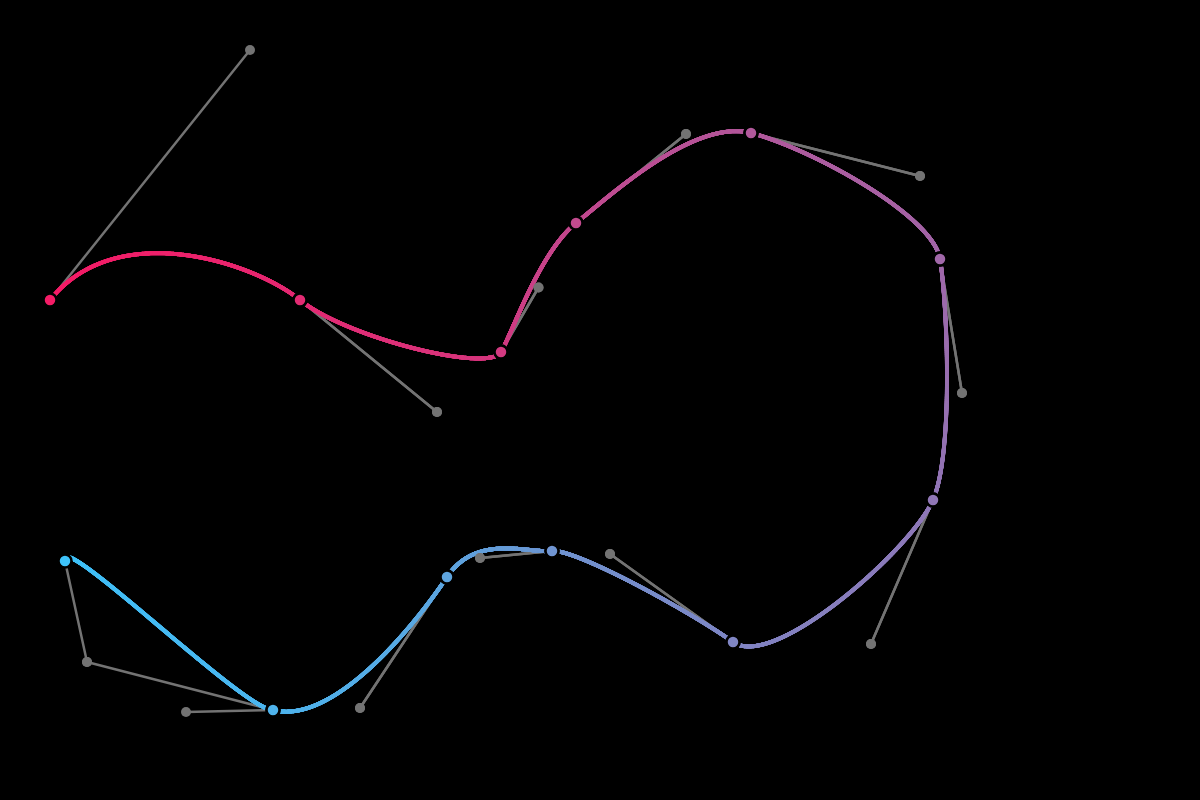
Frame 1 (no input)
Frame 60 (no input): identical to frame 1, image omitted
Frame 120 (the mouse pressed at the canvas centre since frame 60): identical to frame 1, image omitted

The p5.js sketch that drew this single still picture (run headless with seeded random() and noise() and a simulated clock; from frame 60 on, the mouse is pressed at the canvas centre):

// p5.js sketch
// ── sketch.js
//Hermite Spline
//Miguel Rodríguez
//27-3-2025

p5.disableFriendlyErrors = true
const WIDTH = 1200
const HEIGHT = 800
let col0, col1, col2, col3;
let u = 1
let draggingPoint = null;
let draggingPointIndex = null

let curves = []

//p0 is p0
//p1 is v0
//v0 is v0
//v1 is v1
function setup(){
    createCanvas(WIDTH, HEIGHT)
    col0 = color("#F41C66") 
    col1 = color("#FFDA85")
    col2 = color("#06d6a0")
    col3 = color("#3EC3FA")
    data = [
        {
            "p0": {
                "isPInst": true,
                "x": 50,
                "y": 300,
                "z": 0
            },
            "p1": {
                "isPInst": true,
                "x": 100,
                "y": 50,
                "z": 0
            },
            "p2": {
                "isPInst": true,
                "x": 250,
                "y": 50,
                "z": 0
            },
            "p3": {
                "isPInst": true,
                "x": 300,
                "y": 300,
                "z": 0
            },
            "i": 0
        },
        {
            "p0": {
                "isPInst": true,
                "x": 300,
                "y": 300,
                "z": 0
            },
            "p1": {
                "isPInst": true,
                "x": 325,
                "y": 425,
                "z": 0
            },
            "p2": {
                "isPInst": true,
                "x": 437,
                "y": 412,
                "z": 0
            },
            "p3": {
                "isPInst": true,
                "x": 501,
                "y": 352,
                "z": 0
            },
            "i": 1
        },
        {
            "p0": {
                "isPInst": true,
                "x": 501,
                "y": 352,
                "z": 0
            },
            "p1": {
                "isPInst": true,
                "x": 533,
                "y": 322,
                "z": 0
            },
            "p2": {
                "isPInst": true,
                "x": 538.5,
                "y": 287.5,
                "z": 0
            },
            "p3": {
                "isPInst": true,
                "x": 576,
                "y": 223,
                "z": 0
            },
            "i": 2
        },
        {
            "p0": {
                "isPInst": true,
                "x": 576,
                "y": 223,
                "z": 0
            },
            "p1": {
                "isPInst": true,
                "x": 594.75,
                "y": 190.75,
                "z": 0
            },
            "p2": {
                "isPInst": true,
                "x": 686,
                "y": 134,
                "z": 0
            },
            "p3": {
                "isPInst": true,
                "x": 751,
                "y": 133,
                "z": 0
            },
            "i": 3
        },
        {
            "p0": {
                "isPInst": true,
                "x": 751,
                "y": 133,
                "z": 0
            },
            "p1": {
                "isPInst": true,
                "x": 816,
                "y": 132,
                "z": 0
            },
            "p2": {
                "isPInst": true,
                "x": 920,
                "y": 176,
                "z": 0
            },
            "p3": {
                "isPInst": true,
                "x": 940,
                "y": 259,
                "z": 0
            },
            "i": 4
        },
        {
            "p0": {
                "isPInst": true,
                "x": 940,
                "y": 259,
                "z": 0
            },
            "p1": {
                "isPInst": true,
                "x": 960,
                "y": 342,
                "z": 0
            },
            "p2": {
                "isPInst": true,
                "x": 962,
                "y": 393,
                "z": 0
            },
            "p3": {
                "isPInst": true,
                "x": 933,
                "y": 500,
                "z": 0
            },
            "i": 5
        },
        {
            "p0": {
                "isPInst": true,
                "x": 933,
                "y": 500,
                "z": 0
            },
            "p1": {
                "isPInst": true,
                "x": 904,
                "y": 607,
                "z": 0
            },
            "p2": {
                "isPInst": true,
                "x": 871,
                "y": 644,
                "z": 0
            },
            "p3": {
                "isPInst": true,
                "x": 733,
                "y": 642,
                "z": 0
            },
            "i": 6
        },
        {
            "p0": {
                "isPInst": true,
                "x": 733,
                "y": 642,
                "z": 0
            },
            "p1": {
                "isPInst": true,
                "x": 595,
                "y": 640,
                "z": 0
            },
            "p2": {
                "isPInst": true,
                "x": 610,
                "y": 554,
                "z": 0
            },
            "p3": {
                "isPInst": true,
                "x": 552,
                "y": 551,
                "z": 0
            },
            "i": 7
        },
        {
            "p0": {
                "isPInst": true,
                "x": 552,
                "y": 551,
                "z": 0
            },
            "p1": {
                "isPInst": true,
                "x": 494,
                "y": 548,
                "z": 0
            },
            "p2": {
                "isPInst": true,
                "x": 480,
                "y": 558,
                "z": 0
            },
            "p3": {
                "isPInst": true,
                "x": 447,
                "y": 577,
                "z": 0
            },
            "i": 8
        },
        {
            "p0": {
                "isPInst": true,
                "x": 447,
                "y": 577,
                "z": 0
            },
            "p1": {
                "isPInst": true,
                "x": 414,
                "y": 596,
                "z": 0
            },
            "p2": {
                "isPInst": true,
                "x": 360,
                "y": 708,
                "z": 0
            },
            "p3": {
                "isPInst": true,
                "x": 273,
                "y": 710,
                "z": 0
            },
            "i": 9
        },
        {
            "p0": {
                "isPInst": true,
                "x": 273,
                "y": 710,
                "z": 0
            },
            "p1": {
                "isPInst": true,
                "x": 186,
                "y": 712,
                "z": 0
            },
            "p2": {
                "isPInst": true,
                "x": 87,
                "y": 662,
                "z": 0
            },
            "p3": {
                "isPInst": true,
                "x": 65,
                "y": 561,
                "z": 0
            },
            "i": 10
        }
    ]
    for (let i = 0; i < data.length; i++) {
        let prev = i == 0 ? createVector(data[i].p0.x, data[i].p0.y) : curves[i-1].p1
        if(i == data.length - 1){
            let curve = {
                p0: prev,
                v0: createVector(data[i].p1.x, data[i].p1.y),
                v1: createVector(data[i].p2.x, data[i].p2.y),
                p1: createVector(data[i].p3.x, data[i].p3.y),
                i: i
            };
            curves.push(curve);
            continue
        }
        let curve = {
            p0: prev,
            v0: createVector(data[i].p2.x, data[i].p2.y),
            v1: createVector(data[i+1].p2.x, data[i+1].p2.y),
            p1: createVector(data[i].p3.x, data[i].p3.y),
            i: i
        };
        curves.push(curve);
    }
}


function mouseReleased(){
    draggingPoint = null
    draggingPointIndex = null
}


function mouseDragged() {
    for(let j = 0; j < curves.length; j++){
        let curve = curves[j]
        let points = [curve.p0, curve.v0,curve.v1, curve.p1];
        console.log(points)
        console.log(mouseX, mouseY)
        if (!draggingPoint) {
            for (let i = 0; i < points.length; i++) {
                let point = points[i]
                if (dist(mouseX, mouseY, point.x, point.y) < 15) {
                    draggingPoint = point;
                    draggingPointIndex = {
                        curveIndex: j,
                        pointIndex: i
                    }
                    if(i == 1 || i == 2) mirrorControlPoint(j, i)
                    break;
                }
            }
        } 
        else {
            draggingPoint.x = mouseX;
            draggingPoint.y = mouseY;
            mirrorControlPoint(draggingPointIndex.curveIndex, draggingPointIndex.pointIndex)
        }
    }
    
}


function doubleClicked(){
    let tension = 0.5;

    let lastAnchor = curves[curves.length - 1].p1.copy();
    let lastControl = curves[curves.length - 1].v1.copy();

    let newP0 = curves[curves.length - 1].p1

    let newv0 = curves[curves.length - 1].v1.copy();

    let newp1 = createVector(mouseX, mouseY);

    let distance = p5.Vector.dist(newP0, newp1);
    let handleLength = distance * tension;

    let direction = p5.Vector.sub(newp1, newP0).normalize();

    let newv1 = p5.Vector.add(newp1, p5.Vector.mult(direction, -handleLength));

    let curve = {
    p0: newP0,
    v0: newv0,
    v1: newv1,
    p1: newp1,
    i: curves.length
    };
    curves.push(curve);

}

function keyPressed(){
    if (keyCode === 32) { // Space key
        mirrorDistancesControlPoints();
    }
}

function draw(){
    background(0)
    for(let curve of curves) drawControlLines(curve)
    for(let curve of curves) drawCurve(curve)
    for(let curve of curves) drawControlPoints(curve)
}

function mirrorControlPoint(curveIndex, pointIndex) {
    if (pointIndex === 1) {
        if (curveIndex > 0) {
            let anchor = curves[curveIndex].p0; 
            let dragged = curves[curveIndex].v0;
            let mirrorPoint = p5.Vector.sub(p5.Vector.mult(anchor, 2), dragged);
            curves[curveIndex - 1].v1 = dragged;
        }
    } else if (pointIndex === 2) {
        if (curveIndex < curves.length - 1) { 
            let anchor = curves[curveIndex].p1;
            let dragged = curves[curveIndex].v1;
            let mirrorPoint = p5.Vector.sub(p5.Vector.mult(anchor, 2), dragged);
            curves[curveIndex + 1].v0 = dragged;
        }
    }
}
  
  

//sets the control points of the next curve to be the same distance and direction from the anchor point as the previous curve
function mirrorDistancesControlPoints(reveresed = true){
    let startIndex = 0
    let endIndex = curves.length - 1
    if(reveresed){
        for (let i = startIndex; i < endIndex; i++) {
            let current = curves[i]
            let nextCurve = curves[i + 1]
            let anchor = current.p1;
            let diff = p5.Vector.sub(anchor, nextCurve.v0);
            current.v1 = p5.Vector.add(anchor, diff);
        }
        return
    }
    for (let i = startIndex; i < endIndex; i++) {
        let current = curves[i]
        let nextCurve = curves[i + 1]
        let anchor = current.p1;
        let diff = p5.Vector.sub(anchor, current.v1);
        nextCurve.v0 = p5.Vector.add(anchor, diff);
    }
}
  

function drawCurve(curve){
    let minVal = curve.i / curves.length;
    let maxVal = (curve.i + 1) / curves.length;
    let points = calculatePoints(curve);
    strokeWeight(4)
    for(let i = 1; i < points.length; i++){
        let ratio = map(i, 0, points.length, minVal, maxVal);
        stroke(lerpColor(col0, col3, ratio));
        line(points[i-1].x, points[i-1].y, points[i].x, points[i].y)
    }
}

function drawControlPoints(curve){
    let p0 = curve.p0
    let v0 = curve.v0
    let v1 = curve.v1
    let p1 = curve.p1
    strokeWeight(2.5);
    stroke(0)
    fill(lerpColor(col0, col3, (curve.i) / curves.length));
    ellipse(p0.x, p0.y, 13);
    stroke(115)
    strokeWeight(10)
    point(v0.x, v0.y);
    point(v1.x, v1.y);
    strokeWeight(2.5)
    fill(lerpColor(col0, col3, (curve.i + 1) / curves.length));
    stroke(0)
    ellipse(p1.x, p1.y, 13);
}

function drawControlLines(curve){
    let p0 = curve.p0
    let v0 = curve.v0
    let v1 = curve.v1
    let p1 = curve.p1
    stroke(115)
    strokeWeight(2.5);
    line(p0.x, p0.y, v0.x, v0.y);
    line(p1.x, p1.y, v1.x, v1.y);
    stroke(40)
    //line(v0.x, v0.y, v1.x, v1.y);
}

function calculatePoints(curve) {
    let p0 = curve.p0;
    let v0 = p5.Vector.sub(curve.v0, curve.p0);
    let v1 = p5.Vector.sub(curve.v1, curve.p1);
    let p1 = curve.p1;
    let index = curve.i;
    let points = [];
    let tMax = (u * curves.length) - index;
    tMax = Math.max(0, Math.min(tMax, 1));
  
    let step = 0.001;
    for (let t = 0; t <= tMax; t += step) {
        let tCubed = t * t * t;
        let tSquared = t * t;
        
        let h00 = 2 * tCubed - 3 * tSquared + 1;
        let h10 = tCubed - 2 * tSquared + t;
        let h01 = -2 * tCubed + 3 * tSquared;
        let h11 = tCubed - tSquared;
        
        let x = h00 * p0.x + h10 * v0.x + h01 * p1.x + h11 * v1.x;
        let y = h00 * p0.y + h10 * v0.y + h01 * p1.y + h11 * v1.y;
        points.push(createVector(x, y));
    }
    return points;
}
  
// ── Utils.js
function mapp(value, start1, stop1, start2, stop2){
    return start2 + ( (value - start1) / (stop1 - start1) ) * (stop2 - start2); 
}

function drawFastRect(x, y, w, h, r, g, b, a = 255) {
    let density = pixelDensity()
    let adjustedWidth = WIDTH * density

    for (let i = 0; i < w * density; i++) {
        for (let j = 0; j < h * density; j++) {
            let index = 4 * (((y * density) + j) * adjustedWidth + ((x * density) + i));

            pixels[index] = r
            pixels[index + 1] = g
            pixels[index + 2] = b
            pixels[index + 3] = a
        }
    }
}

function gradientLine(x1, y1, x2, y2, colors) {
	// linear gradient from start to end of line
	var grad = this.drawingContext.createLinearGradient(x1, y1, x2, y2);
	for(let i = 0; i < colors.length; i++){
		grad.addColorStop(i / (colors.length - 1), colors[i]);
	}
  
	this.drawingContext.strokeStyle = grad;
  
	line(x1, y1, x2, y2);
}

function randomizeColor(col, amt){
    //if col is an array do col.map(c => c + randomm(-amt, amt))
    if(!col.levels) return col.map(c => c + randomm(-amt, amt))
    else if(col.levels.length == 4) 
        return color(col.levels[0] + randomm(-amt, amt), col.levels[1] + randomm(-amt, amt), col.levels[2] + randomm(-amt, amt), col.levels[3])
    else if(col.levels.length == 3)
        return color(col.levels[0] + randomm(-amt, amt), col.levels[1] + randomm(-amt, amt), col.levels[2] + randomm(-amt, amt))
    else if(col.levels.length == 1)
        return color(col.levels[0] + randomm(-amt, amt))
    else if(col.levels.length == 2)
        return color(col.levels[0] + randomm(-amt, amt), col.levels[1] + randomm(-amt, amt))
    return col.levels.map(c => c + randomm(-amt, amt))
}

function randomm(start, stop){
    return Math.random() * (stop - start) + start
}

function squaredDistance(x1, y1, x2, y2) {
    return (x2 - x1) ** 2 + (y2 - y1) ** 2
}

function inBounds(x, y, a, b, w, h){
	return x < a+w && x > a && y < b+h && y > b
}

function lerpp(start, end, t) {
    return start + (end - start) * t;
}

function removeBarrabaja(str){
    //this function replaces any _ with a space
    if(str == undefined) return ''
    let newStr = ''
    for(let i = 0; i < str.length; i++){
        if(str[i] == '_') newStr += ' '
        else newStr += str[i]
    }
    return newStr
}

function getAllStr(){
    let str = ""
    for(let p of particles){
        if(p.str == undefined) continue
        str += p.str + ', '
    }
    return str
}

function shortenStr(str, maxLength = 25){
    if(str.length > maxLength){
        return str.substring(0, maxLength) + '...'
    }
    return str
}

function replaceBlankWithBarraBaja(str){
    //creates a new string with the same characters as str, but replaces any space with a _
    let newStr = ''
    for(let i = 0; i < str.length; i++){
        if(str[i] == ' ') newStr += '_'
        else newStr += str[i]
    }
    return newStr
}
